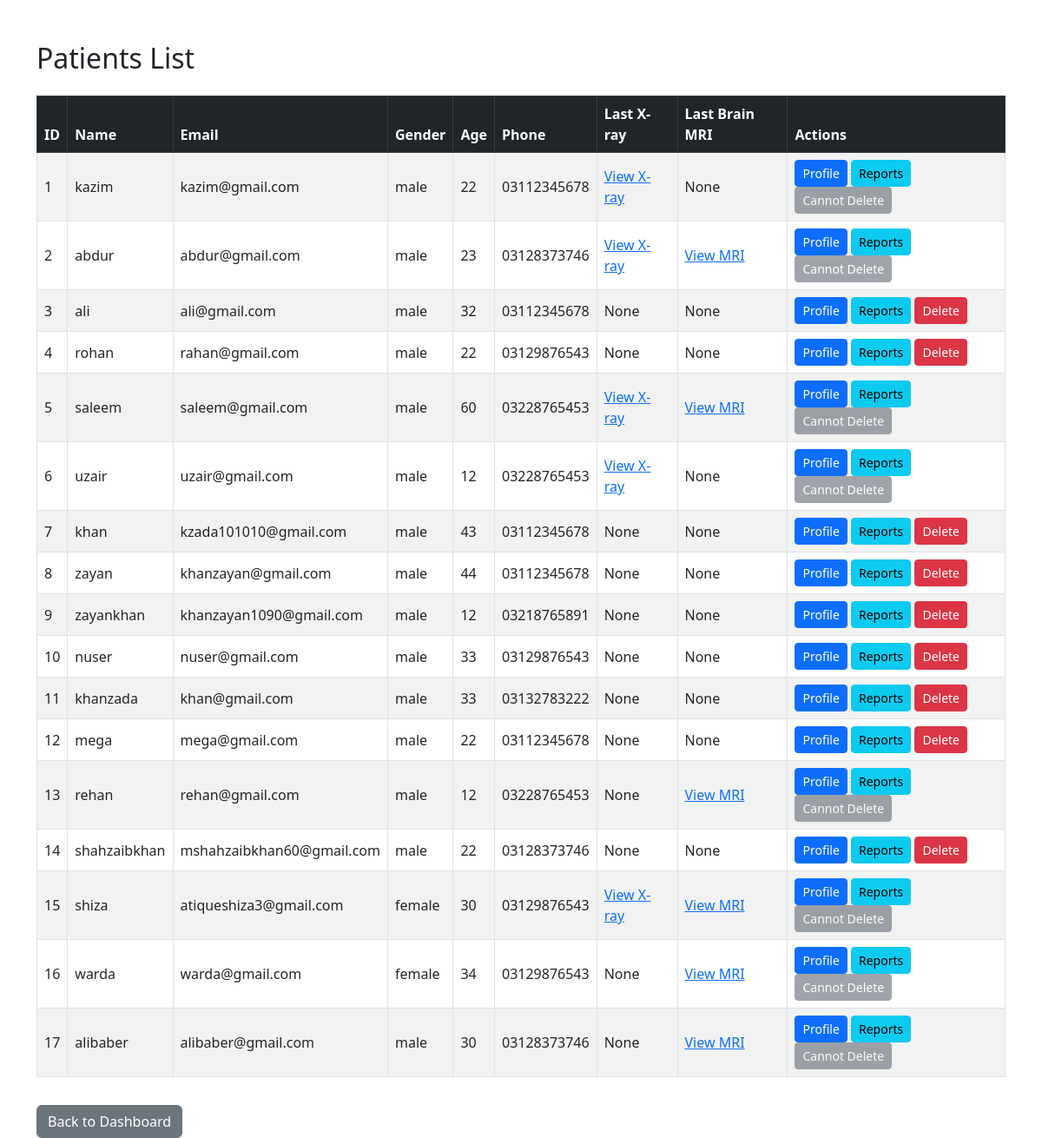
Before: /dashboard/view_patients (signed in) with the older database file.
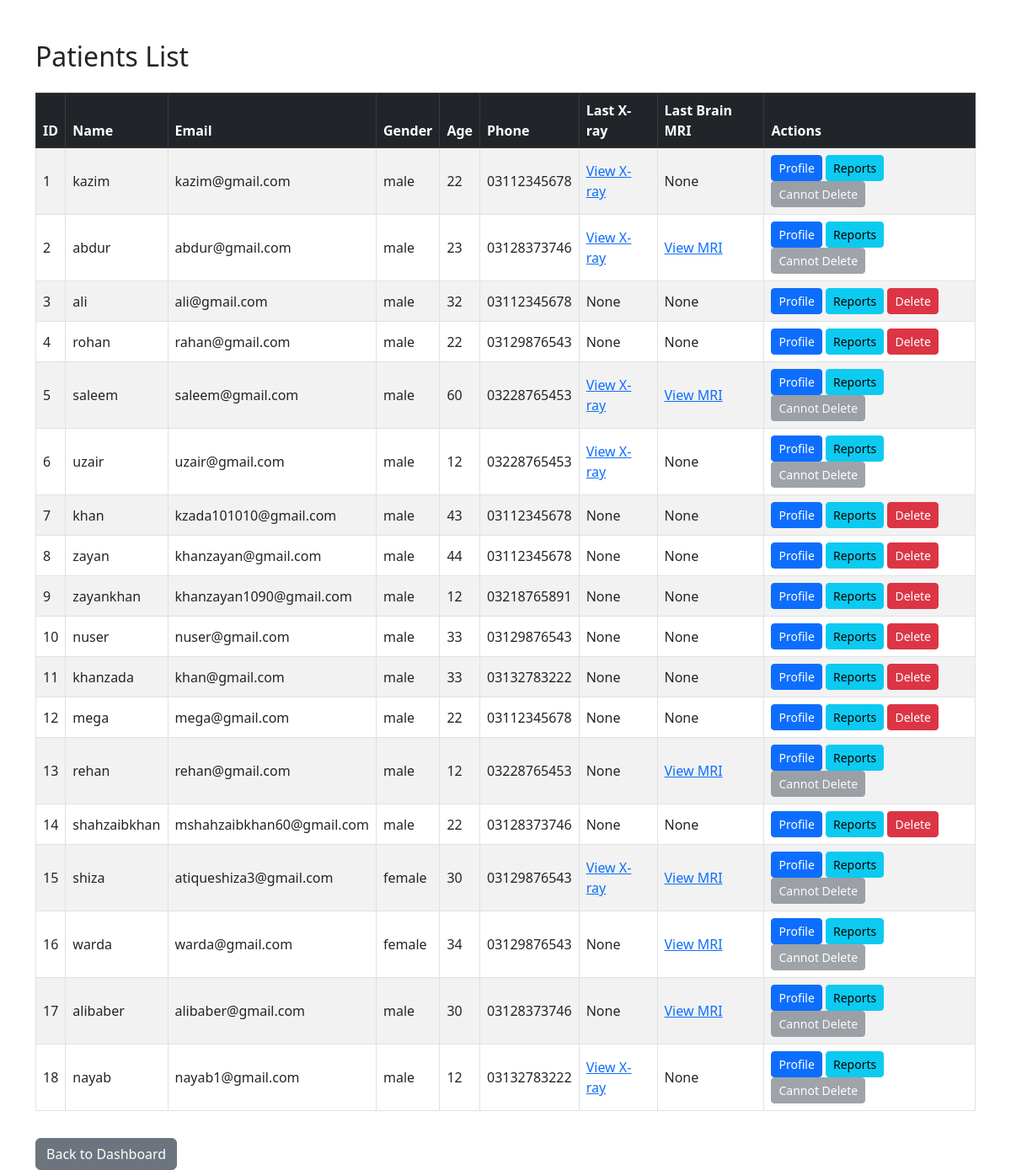
After: the same page with the newer database file.
### models.py (models this page shows, shortened)
class Patient(db.Model):
    id = db.Column(db.Integer, primary_key=True)
    username = db.Column(db.String(100), unique=True, nullable=False)
    email = db.Column(db.String(100), unique=True, nullable=False)
    password = db.Column(db.String(200), nullable=False)
    age = db.Column(db.Integer, nullable=True)
    gender = db.Column(db.String(10), nullable=True)
    phone_number = db.Column(db.String(15), nullable=True)
    xray_image = db.Column(db.String(200), nullable=True)
    tumor_stage = db.Column(db.String(50), nullable=True)
    biopsy_file = db.Column(db.String(200), nullable=True)
    report_pdf = db.Column(db.String(200), nullable=True)
    brain_mri_image = db.Column(db.String(100), nullable=True)
    brain_mri_class = db.Column(db.String(100), nullable=True)
    brain_mri_confidence = db.Column(db.Float, nullable=True)
    brain_report_pdf = db.Column(db.String(200), nullable=True)
    result = db.Column(db.String(100), nullable=True)

### Blueprint/dashboard.py (the view)
@dashboard_bp.route('/view_patients')
def view_patients():
    if 'admin_id' not in session:
        return redirect(url_for('login.admin_login'))
    patients = Patient.query.all()
    return render_template('patient_view.html', patients=patients)

### templates/patient_view.html (shortened to what this page needs)
<!DOCTYPE html>
<html lang="en">
<head>
    <link href="https://cdn.jsdelivr.net/npm/bootstrap@5.3.0/dist/css/bootstrap.min.css" rel="stylesheet" />
</head>
<body>
    <div class="container mt-5">
        <h2 class="mb-4">Patients List</h2>
        {% if patients %}
            <table class="table table-striped table-bordered align-middle">
                <thead class="table-dark">
                    <tr>
                        <th>ID</th>
                        <th>Name</th>
                        <th>Email</th>
                        <th>Gender</th>
                        <th>Age</th>
                        <th>Phone</th>
                        <th>Last X-ray</th>
                        <th>Last Brain MRI</th>
                        <th>Actions</th>
                    </tr>
                </thead>
                <tbody>
                    {% for patient in patients %}
                        <tr>
                            <td>{{ patient.id }}</td>
                            <td>{{ patient.username  }}</td>
                            <td>{{ patient.email  }}</td>
                            <td>{{ patient.gender  }}</td>
                            <td>{{ patient.age  }}</td>
                            <td>{{ patient.phone_number  }}</td>
                            <td>
                                {% if patient.xray_image %}
                                    <a href="{{ url_for('static', filename='uploads/' ~ patient.xray_image) }}" target="_blank">View X-ray</a>
                                {% else %}
                                    None
                                {% endif %}
                            </td>
                            <td>
                                {% if patient.brain_mri_image %}
                                    <a href="{{ url_for('static', filename='uploads/' ~ patient.brain_mri_image) }}" target="_blank">View MRI</a>
                                {% else %}
                                    None
                                {% endif %}
                            </td>
                            <td>
                                <a href="{{ url_for('dashboard.profile', patient_id=patient.id) }}" class="btn btn-sm btn-primary">Profile</a>
                                <a href="{{ url_for('dashboard.view_report', patient_id=patient.id) }}" class="btn btn-sm btn-info">Reports</a>
                                {% if not patient.xray_image and not patient.brain_mri_image %}
                                <form action="{{ url_for('dashboard.delete_patient', patient_id=patient.id) }}" method="POST" style="display:inline-block;" onsubmit="return confirm('Are you sure you want to delete this patient?');">
                                    <button type="submit" class="btn btn-danger btn-sm">Delete</button>
                                </form>
                                {% else %}
                                <button class="btn btn-secondary btn-sm" disabled>Cannot Delete</button>
                                {% endif %}
                            </td>
                        </tr>
                    {% endfor %}
                </tbody>
            </table>
        {% else %}
            <p>No patients found.</p>
        {% endif %}
        <a href="{{ url_for('dashboard.admin_dashboard') }}" class="btn btn-secondary mt-3">Back to Dashboard</a>
    </div>
</body>
</html>

Changed rows visible on the page:
added Patient: id "18", username "nayab", email "nayab1@gmail.com", gender "male", age "12", phone_number "03132783222", shows "None", shows "Cannot Delete"
